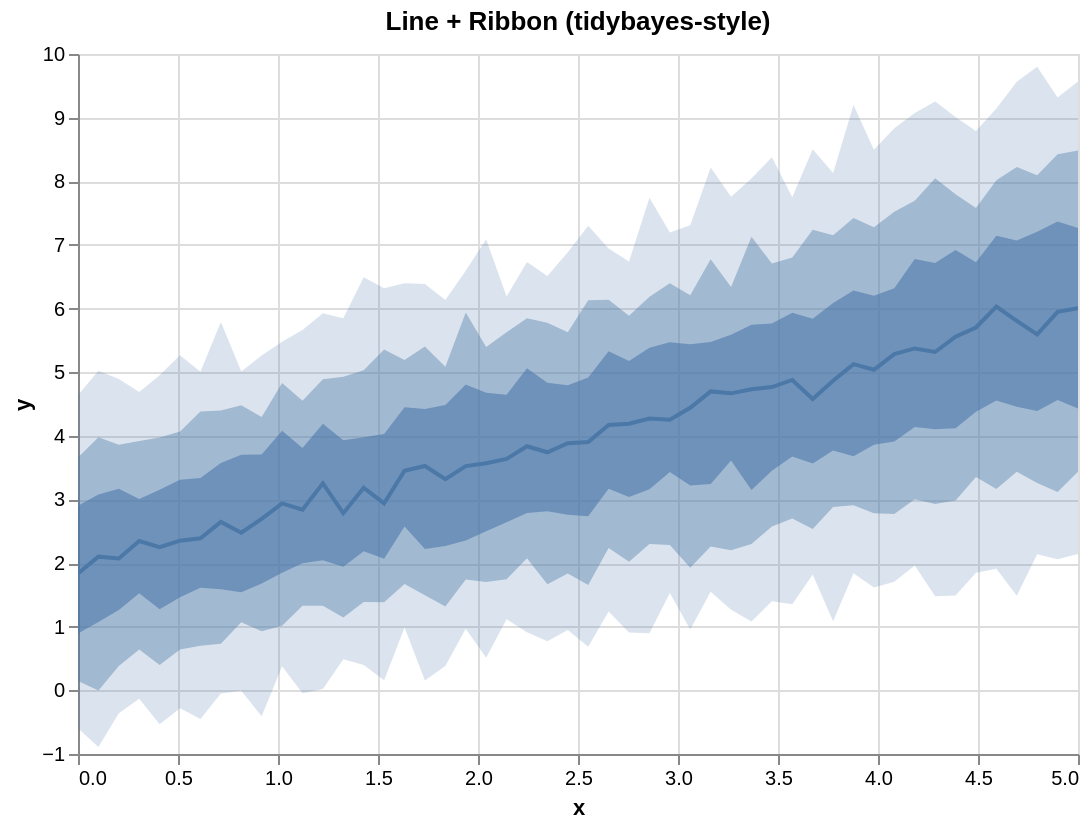

Vega-Lite specification stored for this chart:
### Vega-Lite specification from a JSON file in a GitHub repository (floating-point values rounded to 4 significant figures)
{"$schema": "https://vega.github.io/schema/vega-lite/v5.json", "config": {"axis": {"labelLimit": 0}, "header": {"labelLimit": 0}, "legend": {"labelLimit": 0}}, "data": {"values": [{"__median__": 4.191, "hi_0_5_": 5.175, "hi_0_8_": 5.888, "hi_0_95_": 6.74, "lo_0_5_": 3.04, "lo_0_8_": 2.02, "lo_0_95_": 0.9107, "x": 2.755}, {"__median__": 3.254, "hi_0_5_": 4.191, "hi_0_8_": 4.889, "hi_0_95_": 5.928, "lo_0_5_": 2.043, "lo_0_8_": 1.33, "lo_0_95_": 0.0222, "x": 1.224}, {"__median__": 4.668, "hi_0_5_": 5.589, "hi_0_8_": 6.338, "hi_0_95_": 7.757, "lo_0_5_": 3.613, "lo_0_8_": 2.2, "lo_0_95_": 1.268, "x": 3.265}, {"__median__": 4.865, "hi_0_5_": 6.087, "hi_0_8_": 7.151, "hi_0_95_": 8.131, "lo_0_5_": 3.769, "lo_0_8_": 2.88, "lo_0_95_": 1.084, "x": 3.776}, {"__median__": 5.702, "hi_0_5_": 6.729, "hi_0_8_": 7.578, "hi_0_95_": 8.789, "lo_0_5_": 4.377, "lo_0_8_": 3.354, "lo_0_95_": 1.847, "x": 4.49}, {"__median__": 2.101, "hi_0_5_": 3.08, "hi_0_8_": 3.978, "hi_0_95_": 5.023, "lo_0_5_": 1.073, "lo_0_8_": -0.002906, "lo_0_95_": -0.8894, "x": 0.102}, {"__median__": 5.284, "hi_0_5_": 6.318, "hi_0_8_": 7.521, "hi_0_95_": 8.834, "lo_0_5_": 3.909, "lo_0_8_": 2.77, "lo_0_95_": 1.706, "x": 4.082}, {"__median__": 2.346, "hi_0_5_": 3.008, "hi_0_8_": 3.917, "hi_0_95_": 4.688, "lo_0_5_": 1.527, "lo_0_8_": 0.642, "lo_0_95_": -0.131, "x": 0.3061}, {"__median__": 5.593, "hi_0_5_": 7.206, "hi_0_8_": 8.096, "hi_0_95_": 9.801, "lo_0_5_": 4.392, "lo_0_8_": 3.258, "lo_0_95_": 2.141, "x": 4.796}, {"__median__": 3.741, "hi_0_5_": 4.832, "hi_0_8_": 5.778, "hi_0_95_": 6.51, "lo_0_5_": 2.814, "lo_0_8_": 1.669, "lo_0_95_": 0.7737, "x": 2.347}, {"__median__": 2.073, "hi_0_5_": 3.169, "hi_0_8_": 3.86, "hi_0_95_": 4.892, "lo_0_5_": 1.262, "lo_0_8_": 0.3838, "lo_0_95_": -0.3599, "x": 0.2041}, {"__median__": 4.698, "hi_0_5_": 5.476, "hi_0_8_": 6.775, "hi_0_95_": 8.216, "lo_0_5_": 3.244, "lo_0_8_": 2.261, "lo_0_95_": 1.548, "x": 3.163}, {"__median__": 5.373, "hi_0_5_": 6.779, "hi_0_8_": 7.694, "hi_0_95_": 9.071, "lo_0_5_": 4.14, "lo_0_8_": 3.002, "lo_0_95_": 1.963, "x": 4.184}, {"__median__": 3.836, "hi_0_5_": 5.062, "hi_0_8_": 5.848, "hi_0_95_": 6.733, "lo_0_5_": 2.788, "lo_0_8_": 2.077, "lo_0_95_": 0.912, "x": 2.245}, {"__median__": 3.902, "hi_0_5_": 4.916, "hi_0_8_": 6.13, "hi_0_95_": 7.302, "lo_0_5_": 2.735, "lo_0_8_": 1.658, "lo_0_95_": 0.6835, "x": 2.551}, {"__median__": 2.937, "hi_0_5_": 4.081, "hi_0_8_": 4.829, "hi_0_95_": 5.478, "lo_0_5_": 1.849, "lo_0_8_": 1.014, "lo_0_95_": 0.377, "x": 1.02}, {"__median__": 4.878, "hi_0_5_": 5.935, "hi_0_8_": 6.803, "hi_0_95_": 7.748, "lo_0_5_": 3.674, "lo_0_8_": 2.703, "lo_0_95_": 1.354, "x": 3.571}, {"__median__": 5.039, "hi_0_5_": 6.202, "hi_0_8_": 7.278, "hi_0_95_": 8.495, "lo_0_5_": 3.861, "lo_0_8_": 2.785, "lo_0_95_": 1.618, "x": 3.98}, {"__median__": 2.646, "hi_0_5_": 3.571, "hi_0_8_": 4.397, "hi_0_95_": 5.79, "lo_0_5_": 1.589, "lo_0_8_": 0.7326, "lo_0_95_": -0.04773, "x": 0.7143}, {"__median__": 5.318, "hi_0_5_": 6.716, "hi_0_8_": 8.048, "hi_0_95_": 9.255, "lo_0_5_": 4.103, "lo_0_8_": 2.93, "lo_0_95_": 1.478, "x": 4.286}, {"__median__": 2.476, "hi_0_5_": 3.702, "hi_0_8_": 4.48, "hi_0_95_": 5.009, "lo_0_5_": 1.54, "lo_0_8_": 1.072, "lo_0_95_": -0.007526, "x": 0.8163}, {"__median__": 4.169, "hi_0_5_": 5.328, "hi_0_8_": 6.137, "hi_0_95_": 6.945, "lo_0_5_": 3.168, "lo_0_8_": 2.239, "lo_0_95_": 1.241, "x": 2.653}, {"__median__": 5.947, "hi_0_5_": 7.367, "hi_0_8_": 8.423, "hi_0_95_": 9.315, "lo_0_5_": 4.561, "lo_0_8_": 3.118, "lo_0_95_": 2.06, "x": 4.898}, {"__median__": 4.271, "hi_0_5_": 5.382, "hi_0_8_": 6.185, "hi_0_95_": 7.742, "lo_0_5_": 3.16, "lo_0_8_": 2.301, "lo_0_95_": 0.8974, "x": 2.857}, {"__median__": 3.319, "hi_0_5_": 4.484, "hi_0_8_": 5.087, "hi_0_95_": 6.134, "lo_0_5_": 2.267, "lo_0_8_": 1.316, "lo_0_95_": 0.3813, "x": 1.837}, {"__median__": 4.579, "hi_0_5_": 5.839, "hi_0_8_": 7.237, "hi_0_95_": 8.504, "lo_0_5_": 3.567, "lo_0_8_": 2.537, "lo_0_95_": 1.821, "x": 3.673}, {"__median__": 3.637, "hi_0_5_": 4.647, "hi_0_8_": 5.629, "hi_0_95_": 6.189, "lo_0_5_": 2.641, "lo_0_8_": 1.748, "lo_0_95_": 1.117, "x": 2.143}, {"__median__": 5.808, "hi_0_5_": 7.068, "hi_0_8_": 8.225, "hi_0_95_": 9.565, "lo_0_5_": 4.455, "lo_0_8_": 3.435, "lo_0_95_": 1.487, "x": 4.694}, {"__median__": 2.783, "hi_0_5_": 3.932, "hi_0_8_": 4.929, "hi_0_95_": 5.849, "lo_0_5_": 1.941, "lo_0_8_": 1.144, "lo_0_95_": 0.4872, "x": 1.327}, {"__median__": 2.352, "hi_0_5_": 3.309, "hi_0_8_": 4.067, "hi_0_95_": 5.265, "lo_0_5_": 1.465, "lo_0_8_": 0.6421, "lo_0_95_": -0.2812, "x": 0.5102}, {"__median__": 3.883, "hi_0_5_": 4.795, "hi_0_8_": 5.628, "hi_0_95_": 6.884, "lo_0_5_": 2.761, "lo_0_8_": 1.835, "lo_0_95_": 0.9504, "x": 2.449}, {"__median__": 4.44, "hi_0_5_": 5.439, "hi_0_8_": 6.209, "hi_0_95_": 7.309, "lo_0_5_": 3.217, "lo_0_8_": 1.926, "lo_0_95_": 0.9551, "x": 3.061}, {"__median__": 6.004, "hi_0_5_": 7.265, "hi_0_8_": 8.486, "hi_0_95_": 9.568, "lo_0_5_": 4.429, "lo_0_8_": 3.434, "lo_0_95_": 2.144, "x": 5.0}, {"__median__": 6.032, "hi_0_5_": 7.146, "hi_0_8_": 8.017, "hi_0_95_": 9.143, "lo_0_5_": 4.557, "lo_0_8_": 3.165, "lo_0_95_": 1.913, "x": 4.592}, {"__median__": 2.391, "hi_0_5_": 3.338, "hi_0_8_": 4.382, "hi_0_95_": 5.007, "lo_0_5_": 1.611, "lo_0_8_": 0.7022, "lo_0_95_": -0.4512, "x": 0.6122}, {"__median__": 3.525, "hi_0_5_": 4.805, "hi_0_8_": 5.94, "hi_0_95_": 6.593, "lo_0_5_": 2.354, "lo_0_8_": 1.741, "lo_0_95_": 0.9676, "x": 1.939}, {"__median__": 2.94, "hi_0_5_": 4.027, "hi_0_8_": 5.355, "hi_0_95_": 6.318, "lo_0_5_": 2.067, "lo_0_8_": 1.386, "lo_0_95_": 0.1592, "x": 1.531}, {"__median__": 5.126, "hi_0_5_": 6.283, "hi_0_8_": 7.422, "hi_0_95_": 9.199, "lo_0_5_": 3.678, "lo_0_8_": 2.908, "lo_0_95_": 1.84, "x": 3.878}, {"__median__": 3.57, "hi_0_5_": 4.677, "hi_0_8_": 5.397, "hi_0_95_": 7.089, "lo_0_5_": 2.501, "lo_0_8_": 1.703, "lo_0_95_": 0.5118, "x": 2.041}, {"__median__": 3.183, "hi_0_5_": 3.979, "hi_0_8_": 5.031, "hi_0_95_": 6.491, "lo_0_5_": 2.188, "lo_0_8_": 1.389, "lo_0_95_": 0.3998, "x": 1.429}, {"__median__": 2.25, "hi_0_5_": 3.152, "hi_0_8_": 3.974, "hi_0_95_": 4.952, "lo_0_5_": 1.273, "lo_0_8_": 0.3974, "lo_0_95_": -0.5329, "x": 0.4082}, {"__median__": 4.73, "hi_0_5_": 5.747, "hi_0_8_": 7.129, "hi_0_95_": 8.044, "lo_0_5_": 3.149, "lo_0_8_": 2.299, "lo_0_95_": 1.081, "x": 3.367}, {"__median__": 1.835, "hi_0_5_": 2.902, "hi_0_8_": 3.661, "hi_0_95_": 4.638, "lo_0_5_": 0.894, "lo_0_8_": 0.1461, "lo_0_95_": -0.5943, "x": 0.0}, {"__median__": 5.559, "hi_0_5_": 6.921, "hi_0_8_": 7.796, "hi_0_95_": 9.01, "lo_0_5_": 4.12, "lo_0_8_": 2.985, "lo_0_95_": 1.49, "x": 4.388}, {"__median__": 2.696, "hi_0_5_": 3.706, "hi_0_8_": 4.296, "hi_0_95_": 5.262, "lo_0_5_": 1.679, "lo_0_8_": 0.9283, "lo_0_95_": -0.4069, "x": 0.9184}, {"__median__": 3.526, "hi_0_5_": 4.42, "hi_0_8_": 5.402, "hi_0_95_": 6.386, "lo_0_5_": 2.22, "lo_0_8_": 1.493, "lo_0_95_": 0.1533, "x": 1.735}, {"__median__": 4.254, "hi_0_5_": 5.471, "hi_0_8_": 6.397, "hi_0_95_": 7.195, "lo_0_5_": 3.432, "lo_0_8_": 2.285, "lo_0_95_": 1.528, "x": 2.959}, {"__median__": 3.45, "hi_0_5_": 4.45, "hi_0_8_": 5.19, "hi_0_95_": 6.398, "lo_0_5_": 2.576, "lo_0_8_": 1.673, "lo_0_95_": 0.9884, "x": 1.633}, {"__median__": 4.766, "hi_0_5_": 5.765, "hi_0_8_": 6.709, "hi_0_95_": 8.376, "lo_0_5_": 3.451, "lo_0_8_": 2.574, "lo_0_95_": 1.401, "x": 3.469}, {"__median__": 2.839, "hi_0_5_": 3.809, "hi_0_8_": 4.551, "hi_0_95_": 5.661, "lo_0_5_": 1.998, "lo_0_8_": 1.329, "lo_0_95_": -0.04397, "x": 1.122}]}, "height": 350, "layer": [{"_lr_layer": true, "encoding": {"tooltip": [{"field": "x", "title": "x", "type": "quantitative"}, {"field": "__median__", "title": "median", "type": "quantitative"}, {"field": "lo_0_95_", "title": "95% lo", "type": "quantitative"}, {"field": "hi_0_95_", "title": "95% hi", "type": "quantitative"}], "x": {"field": "x", "scale": {"zero": false}, "type": "quantitative"}, "y": {"field": "lo_0_95_", "scale": {"zero": false}, "title": "y", "type": "quantitative"}, "y2": {"field": "hi_0_95_"}}, "mark": {"line": false, "opacity": 0.2, "type": "area"}, "params": [{"bind": "scales", "name": "grid", "select": {"encodings": ["x", "y"], "type": "interval"}}]}, {"_lr_layer": true, "encoding": {"tooltip": [{"field": "x", "title": "x", "type": "quantitative"}, {"field": "__median__", "title": "median", "type": "quantitative"}, {"field": "lo_0_95_", "title": "95% lo", "type": "quantitative"}, {"field": "hi_0_95_", "title": "95% hi", "type": "quantitative"}], "x": {"field": "x", "scale": {"zero": false}, "type": "quantitative"}, "y": {"field": "lo_0_8_", "scale": {"zero": false}, "title": "y", "type": "quantitative"}, "y2": {"field": "hi_0_8_"}}, "mark": {"line": false, "opacity": 0.4, "type": "area"}}, {"_lr_layer": true, "encoding": {"tooltip": [{"field": "x", "title": "x", "type": "quantitative"}, {"field": "__median__", "title": "median", "type": "quantitative"}, {"field": "lo_0_95_", "title": "95% lo", "type": "quantitative"}, {"field": "hi_0_95_", "title": "95% hi", "type": "quantitative"}], "x": {"field": "x", "scale": {"zero": false}, "type": "quantitative"}, "y": {"field": "lo_0_5_", "scale": {"zero": false}, "title": "y", "type": "quantitative"}, "y2": {"field": "hi_0_5_"}}, "mark": {"line": false, "opacity": 0.6, "type": "area"}}, {"_lr_layer": true, "encoding": {"tooltip": [{"field": "x", "title": "x", "type": "quantitative"}, {"field": "__median__", "title": "median", "type": "quantitative"}, {"field": "lo_0_95_", "title": "95% lo", "type": "quantitative"}, {"field": "hi_0_95_", "title": "95% hi", "type": "quantitative"}], "x": {"field": "x", "scale": {"zero": false}, "type": "quantitative"}, "y": {"field": "__median__", "scale": {"zero": false}, "title": "y", "type": "quantitative"}}, "mark": {"strokeWidth": 2, "type": "line"}}], "title": "Line + Ribbon (tidybayes-style)", "width": 500}
